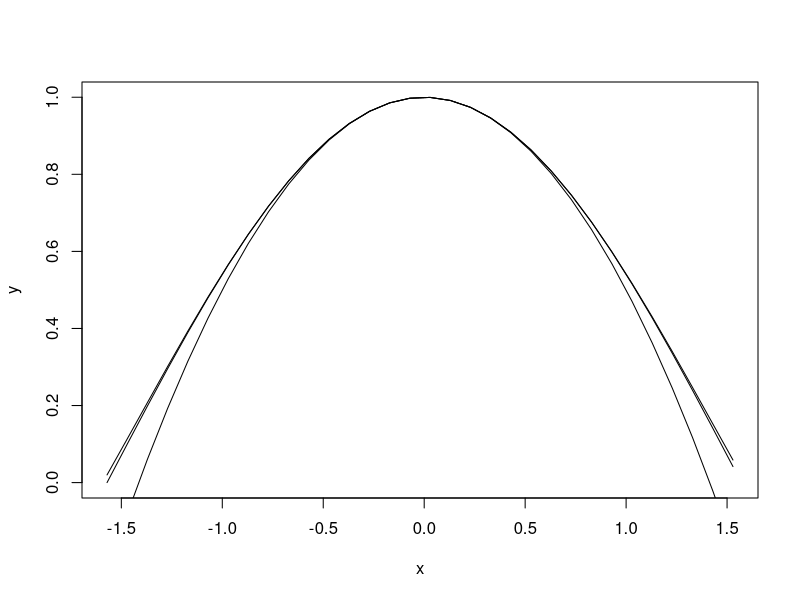
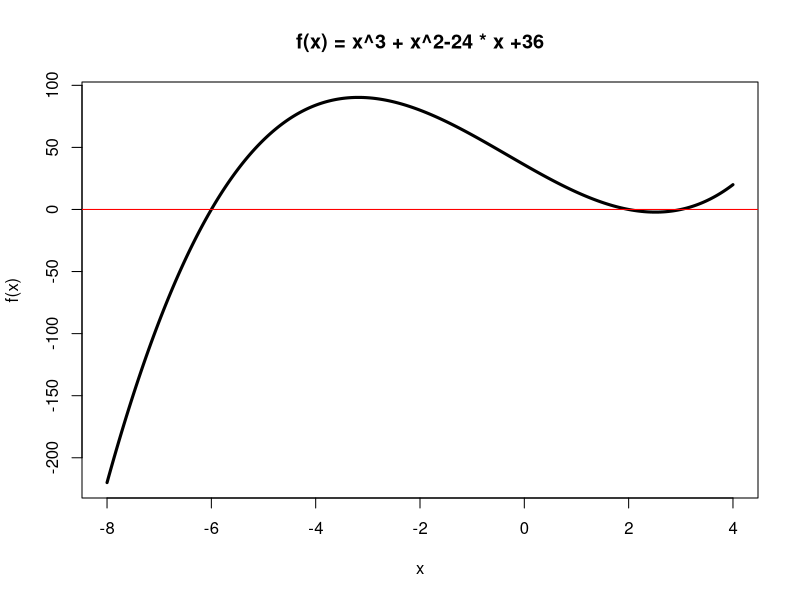

Recreate these plots in R, in order.
## ---- chunk 1
Horner <- function(coeffs,x) {
  # create result vector
  res<-rep(coeffs[1],length(x))
  i <- 1
  while (i < length(coeffs)) {
    # based on the Horner method, repeate the procedure to time vector x and add the next coefficient
    res <- res*x + coeffs[i+1]
    i<-i+1
  }
  return(res)
}

coeffs<-c(2,-8,3,7)
x<-c(3,6,9,12)
Horner(coeffs,x)
## ---- chunk 2
options(digits=10)
accounts=runif(10000,100,100000)
accounts = floor(accounts*100)/100
## ---- chunk 3
interest = accounts*(.05/365)
## ---- chunk 4
day <- 0
illegal <- 0
while (illegal < 1000000) {
  day <- day+1  # accumulative days
  interest = accounts*(.05/365) # interest per day
  dep <- floor(interest*100)/100  # interest that can be deposited 
  illegal <- illegal + sum(interest-dep)  # add up the difference between the deserved interest and the actually deposited interest to the illegal account
  accounts <- accounts+dep  # add the interest that can be deposited to the account for next day
}
print(day)
print(day/365)
## ---- chunk 5
(1/720)*(pi/4)^6
## ---- chunk 6
x=seq(-pi/2,pi/2,0.1)
y=cos(x)
plot(x,y,type="l")
y2=1-1/2*x^2
lines(x,y2)
y3=1-1/2*x^2+(1/24)*x^4
lines(x,y3)
## ---- chunk 7
(7/3-4/3)-1
options(digits=20)
.Machine$double.eps
## ---- chunk 8
(4/3-1/3)-1
## ---- chunk 9
  1000000000000000000 + 100 - 1000000000000000000
## ---- chunk 10
x <- 1e200 * (0:79 %% 2 - 0.5) * (pi**((1:80 - 40) / 10))
## ---- chunk 11
(L <- sqrt(sum(x^2)))
## ---- chunk 12
my.safe.length <- function(x) {
  power<-0
  max<-max(abs(x))
  while (max>1) {
    max<-max/10
    power<-power+1
  }
  return((10^power)*sqrt(sum((x/10^power)^2)))
}

my.safe.length(x)
## ---- chunk 13
(uniformSamples<-runif(10,0,1))
mean(uniformSamples)
## ---- chunk 14
# Define a polynomial function
f = function(x) {x^3 + x^2 - 24*x + 36}
# Plot the function
x = seq(-8,4,len=10000)
plot(x,f(x),type="l",lwd=3,main="f(x) = x^3 + x^2-24 * x +36")
abline(0,0,col="red")
